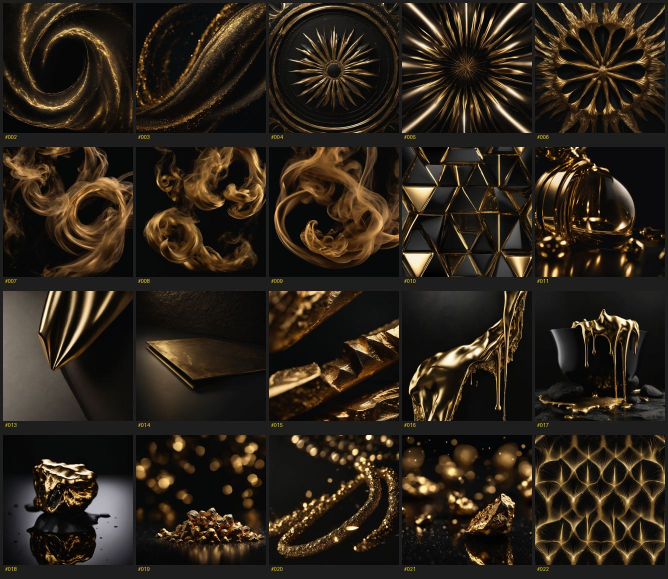
#> input picture image-gen/dataset/contact_sheets/contact_sheet_00.jpg, 1336 x 1158 px (shown at 1/2 size)
$ python -i prepare_dataset.py   (imports and definitions only)
#> lines starting #> are read from the running program, lines starting #| are printed output that depends on the picture
"""
MACAL Empire — Dataset Preparation Script.

Takes the curated seed images (the 40-80 best candidates you manually picked
from the ~100-150 generated seeds — see DATASET-SPEC.md) and turns them into a
Kohya SS-ready training folder: validated, resized, captioned, and manifested.

This script does NOT generate images or call any AI model — it's a pure local
file-processing step. Run it either on Kaggle (in the same session) or on your
own machine with just `pip install pillow`.

------------------------------------------------------------------------------
USAGE
------------------------------------------------------------------------------

1. Put your manually-curated best images (40-80 of them) into:
       image-gen/dataset/raw_seed/
   (any common image format: .png, .jpg, .jpeg, .webp)

2. Edit `manifest_template.csv` — OR just run this script with --auto-caption
   to generate placeholder captions you then hand-edit afterward (recommended:
   auto-caption gives you a starting point, but you should still read every
   caption and correct it — see DATASET-SPEC.md Section 7).

3. Run:
       python prepare_dataset.py --input raw_seed/ --output curated/ --auto-caption

4. Check `curated/` — it will contain:
       curated/
       ├── 0001.png  0001.txt
       ├── 0002.png  0002.txt
       ...
       └── manifest.csv   (final record of what went into training)

   Each .txt file is the exact caption Kohya SS reads during training
   (filename-matched to its .png, which is the convention Kohya SS expects).

------------------------------------------------------------------------------
"""
import argparse
import csv
import os
import shutil
import sys
from pathlib import Path

try:
    from PIL import Image
except ImportError:
    print("Missing dependency. Run: pip install pillow")
    sys.exit(1)

TRIGGER_WORD = "macalempire style"
TARGET_RESOLUTION = 1024  # SDXL native training resolution (DATASET-SPEC.md Section 6)
VALID_EXTENSIONS = {".png", ".jpg", ".jpeg", ".webp"}

# Generic placeholder caption fragments used by --auto-caption as a STARTING
# POINT ONLY. DATASET-SPEC.md is explicit: auto-captions are a time-saver, not
# a substitute for manual review. Always read and correct every caption.
PLACEHOLDER_SUBJECT = "a MACAL Empire brand image"


# [20 lines left out: functions find_images, validate_image, not called in this run]


def resize_and_save(src: Path, dest: Path, size: int = TARGET_RESOLUTION):
    """Center-crop to square, then resize to the target training resolution."""
#> called with src = 'contact_sheets/contact_sheet_00.jpg', dest = 'out.png', size = 1024
    with Image.open(src) as img:
#> img is the input picture: PIL image 1336x1158 RGB; mean R, G, B 45.5, 36.6, 26
        img = img.convert("RGB")
        w, h = img.size
#> w = 1336; h = 1158
        # Center crop to square
        side = min(w, h)
#> side = 1158
        left = (w - side) // 2
#> left = 89
        top = (h - side) // 2
#> top = 0
        img = img.crop((left, top, left + side, top + side))
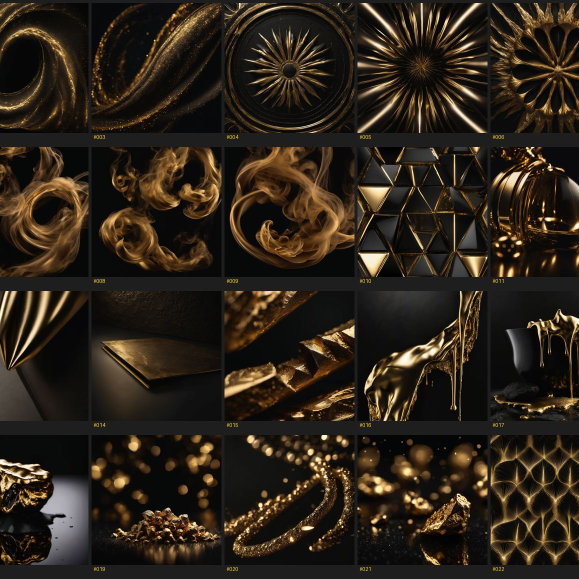
#> img: PIL image 1158x1158 RGB (shown at 1/2 size); mean R, G, B 45.5, 36.3, 25.3
        # Resize to target resolution
        img = img.resize((size, size), Image.LANCZOS)
#> img: PIL image 1024x1024 RGB
        img.save(dest, "PNG")


# [125 lines left out: functions write_caption, load_manual_captions, process_dataset, main, not called in this run]


# [2 lines not run here, left out]

>>> result = resize_and_save('contact_sheets/contact_sheet_00.jpg', 'out.png')

$ run again, on image-gen/dataset/contact_sheets/contact_sheet_02.jpg
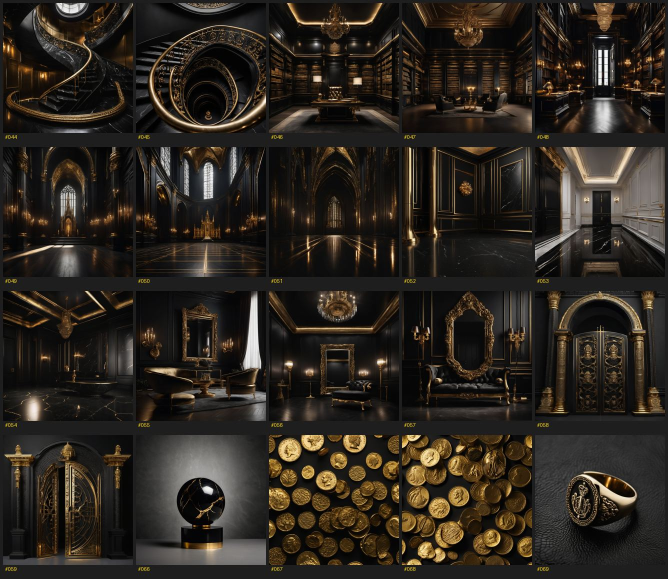
#> input picture image-gen/dataset/contact_sheets/contact_sheet_02.jpg, 1336 x 1158 px (shown at 1/2 size)
#> in resize_and_save, img is the input picture: PIL image 1336x1158 RGB; mean R, G, B 45, 38.9, 31.5
#> in resize_and_save, `img = img.crop((left, top, left + side, top + side))`:
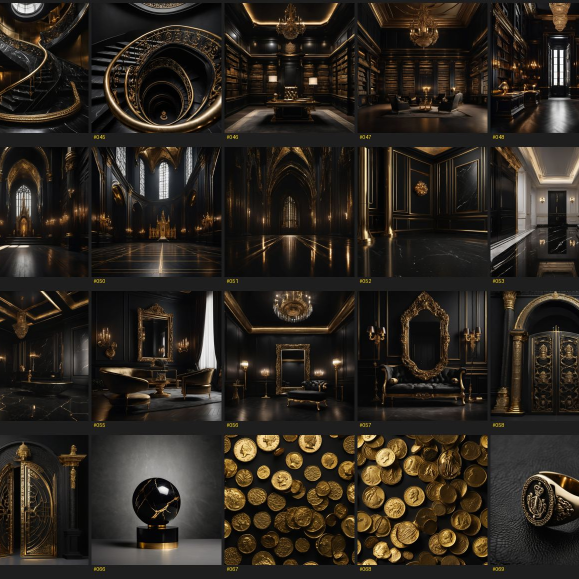
#> img: PIL image 1158x1158 RGB (shown at 1/2 size); mean R, G, B 45.2, 38.9, 31.3

$ run again, on image-gen/dataset/contact_sheets/contact_sheet_03.jpg
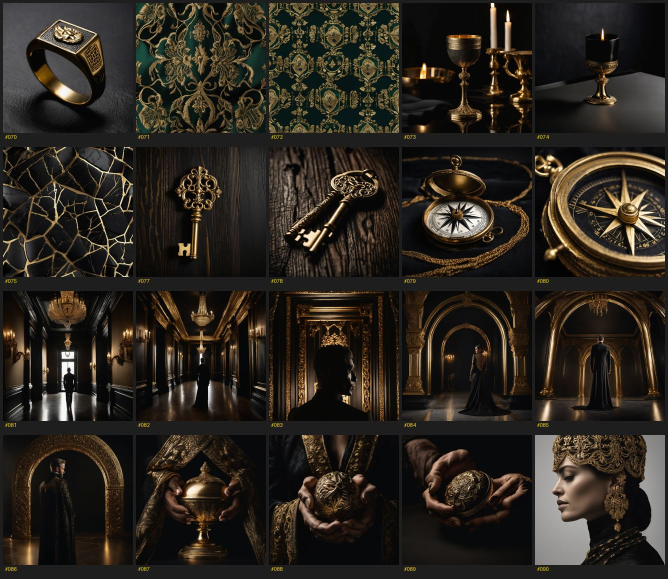
#> input picture image-gen/dataset/contact_sheets/contact_sheet_03.jpg, 1336 x 1158 px (shown at 1/2 size)
#> in resize_and_save, img is the input picture: PIL image 1336x1158 RGB; mean R, G, B 44.3, 38.5, 31
#> in resize_and_save, `img = img.crop((left, top, left + side, top + side))`:
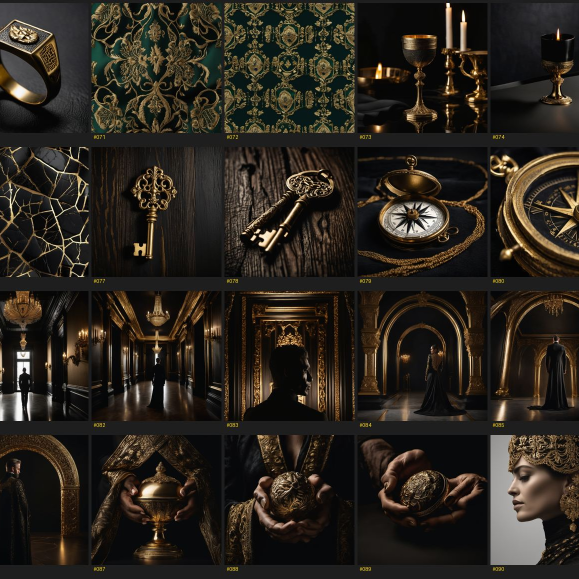
#> img: PIL image 1158x1158 RGB (shown at 1/2 size); mean R, G, B 43.4, 37.5, 29.8

$ run again, on image-gen/dataset/contact_sheets/contact_sheet_04.jpg
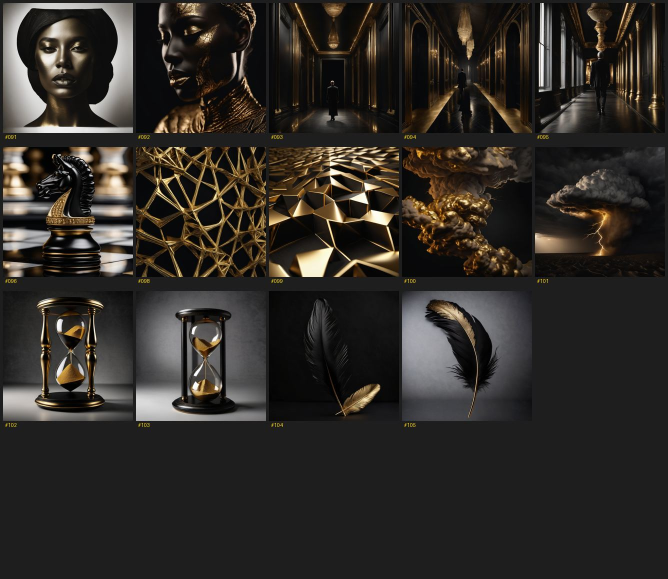
#> input picture image-gen/dataset/contact_sheets/contact_sheet_04.jpg, 1336 x 1158 px (shown at 1/2 size)
#> in resize_and_save, img is the input picture: PIL image 1336x1158 RGB; mean R, G, B 48, 44.1, 39.5
#> in resize_and_save, `img = img.crop((left, top, left + side, top + side))`:
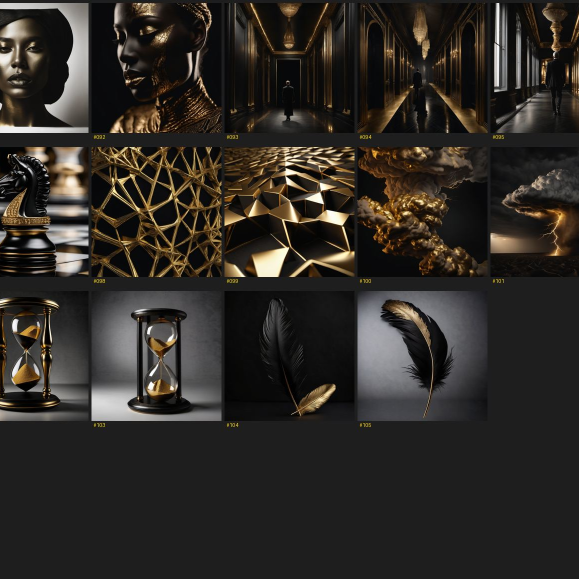
#> img: PIL image 1158x1158 RGB (shown at 1/2 size); mean R, G, B 47.3, 43.1, 38.3
